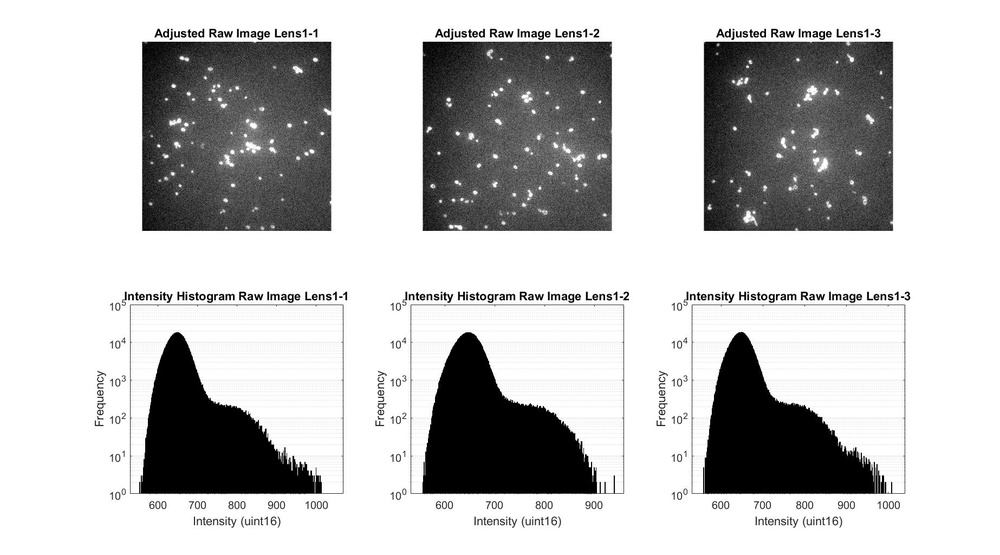
%> input picture Examples/George/ImageProcessing/Lens1-raw.jpg, 1000 x 555 px, shrunk from 1846 x 1024 before the run
$ octave --eval "test('Lens1-raw.jpg');"   (GNU Octave 9; MATLAB toolbox functions it lacks are replaced by stand-ins)
%> lines starting %> are read from the running program, lines starting %| are printed output that depends on the picture; in (x1, y1, x2, y2) boxes, pixels count from 0 and x2, y2 are one past the last pixel; in counts of white or black regions, pixels touching at a corner belong together; the program's own positions count from 1
function test(filename,rforgaussion,rforclosing)
%> called with filename = 'Lens1-raw.jpg'
warning('off');
if ischar(filename)
    sample=(imread(filename));
%> sample is the input picture: size 555x1000x3 uint8; min 0, max 255, mean 194.4
else
    sample=filename;
end
if (nargin<3)
    rforclosing=ceil(min(size(sample,1),size(sample,2))/1000);
%> rforclosing = 1
    if (nargin<2)
        rforgaussion=0;
    end
end

%sample=imcomplement(sample);
% initial saddle plot
if (size(sample,3)>1)
    gsample=rgb2gray(sample);
else
    gsample=sample;
end
if (rforgaussion)
    I=imgaussfilt(gsample,rforgaussion);
else
    I=gsample;
end
Ia=((I(3:end,2:end-1)+I(1:end-2,2:end-1))-(I(2:end-1,1:end-2)+I(2:end-1,3:end)))...
    +((I(2:end-1,1:end-2)+I(2:end-1,3:end))-(I(3:end,2:end-1)+I(1:end-2,2:end-1)));
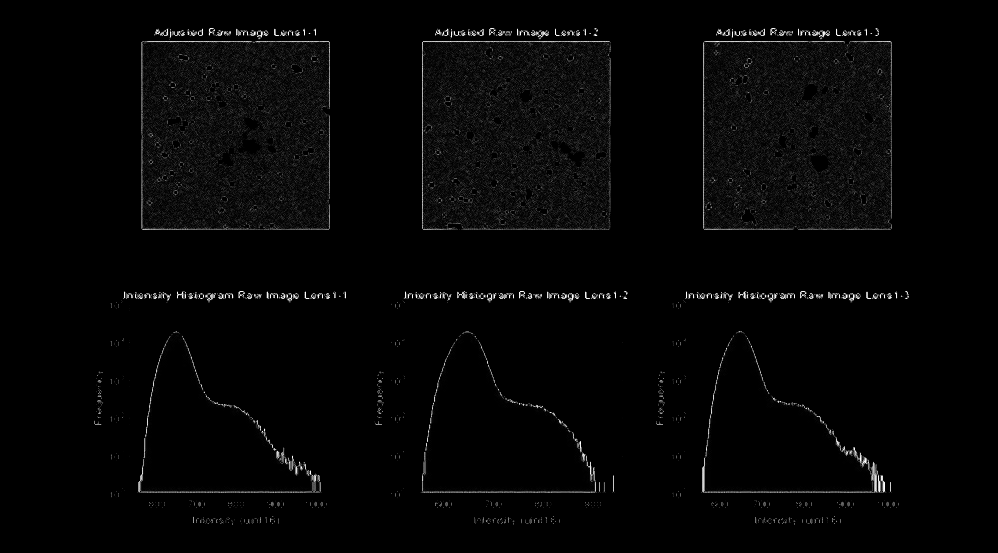
%> Ia: size 553x998 uint8; min 0, max 255, mean 5.4
Ib=(I(1:end-2,3:end)+I(3:end,1:end-2))-(I(3:end,3:end)+I(1:end-2,1:end-2))...
    +((I(2:end-1,1:end-2)+I(2:end-1,3:end))-(I(3:end,2:end-1)+I(1:end-2,2:end-1)));
Ito=double(Ia.^2+Ib.^2/4).^0.25;
Ito=Ito/max(Ito(:))*255;
figure, imshowpair(gsample,uint8(Ito),'montage');

% closed saddle plot
I([1,end],:,:)=[];
I(:,[1,end],:)=[];
%> I: size 553x998 uint8
Ito(~imbinarize(Ito,120))=0;
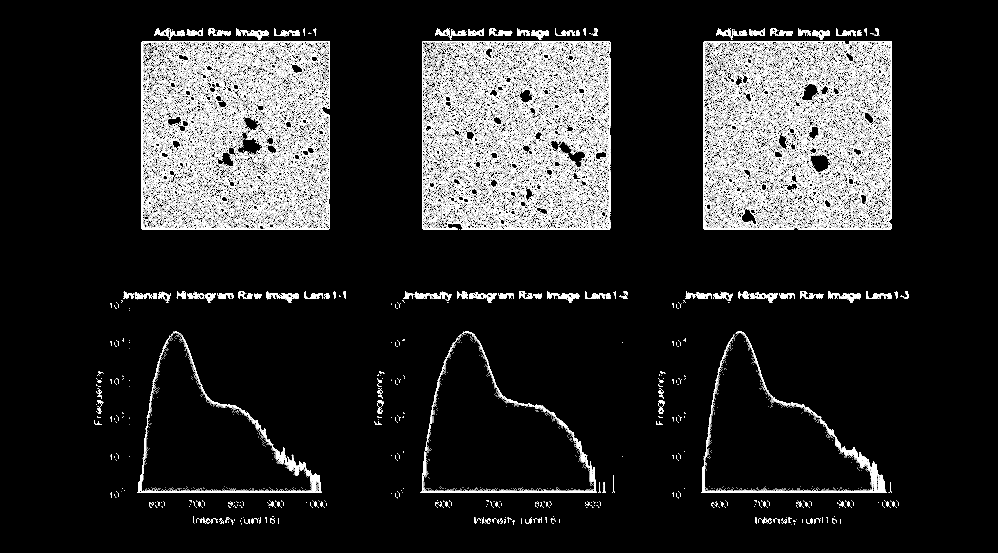
%> Ito: size 553x998 double; min 0, max 255, mean 44.9
Ito = imclearborder(imclose(Ito, strel('disk', rforclosing)),4);
IIto=uint8(double(I).*((255-Ito)/255));
figure, imshowpair(Ito,IIto,'montage');
%> after `imshowpair(Ito,IIto,'montage')`:
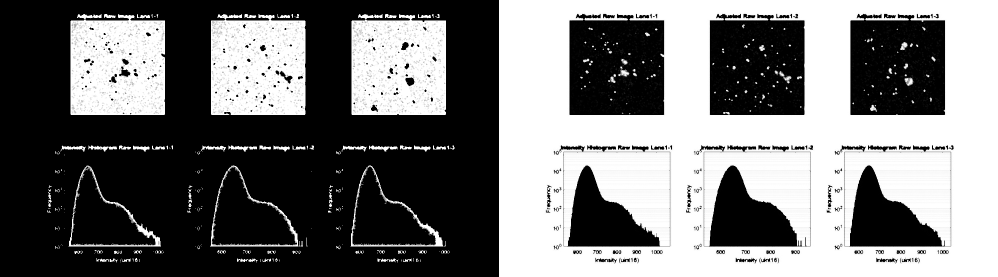
%> displayed picture: size 553x1996, on the screen's scale of 0 to 255 (shown at 1/2 size); min 0, max 255, mean 116.2

sample([1,end],:,:)=[];
%> sample: size 553x1000x3 uint8
sample(:,[1,end],:)=[];
%> sample: size 553x998x3 uint8
bsample=imgaussfilt(sample,sqrt(rforclosing));

fadesample=uint8(double(sample).*repmat(double(255-Ito)/255,1,1,size(sample,3)));
fadebsample=uint8(double(bsample).*repmat(double(255-Ito)/255,1,1,size(sample,3)));
figure, imshow([sample,fadesample,fadebsample]);
%> after `imshow([sample,fadesample,fadebsample])`:
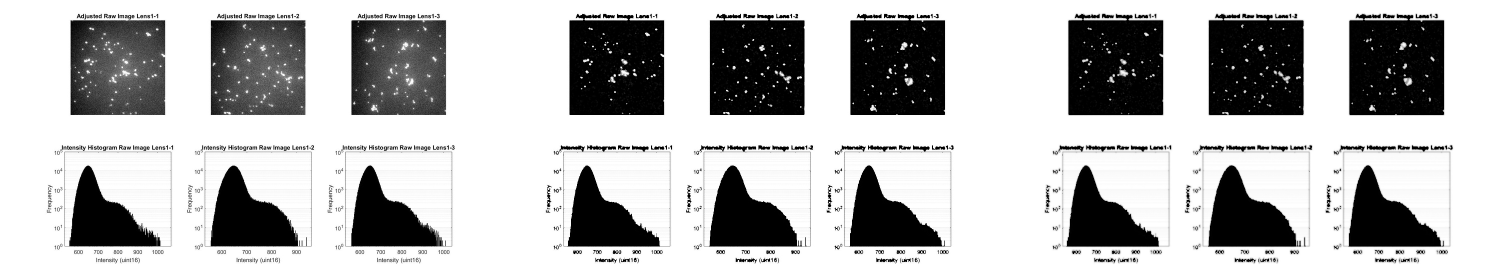
%> displayed picture: size 553x2994x3, on the screen's scale of 0 to 255 (shown at 1/2 size); min 0, max 255, mean 183.8

bIto=~imbinarize(Ito);
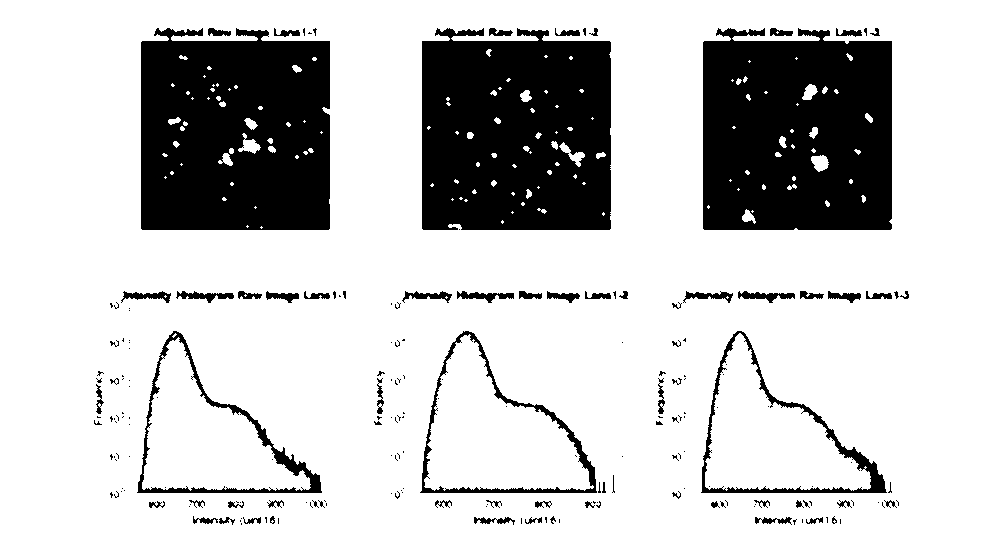
%> bIto: size 553x998 logical; 78.3% white; 205 black regions (137 under 20 px), largest, box (x1, y1, x2, y2) and area: (141, 28, 330, 230) 35129, (422, 28, 611, 230) 35084, (703, 28, 892, 230) 35073
bisample=sample;
bisample(repmat(bIto,1,1,size(sample,3)))=0;
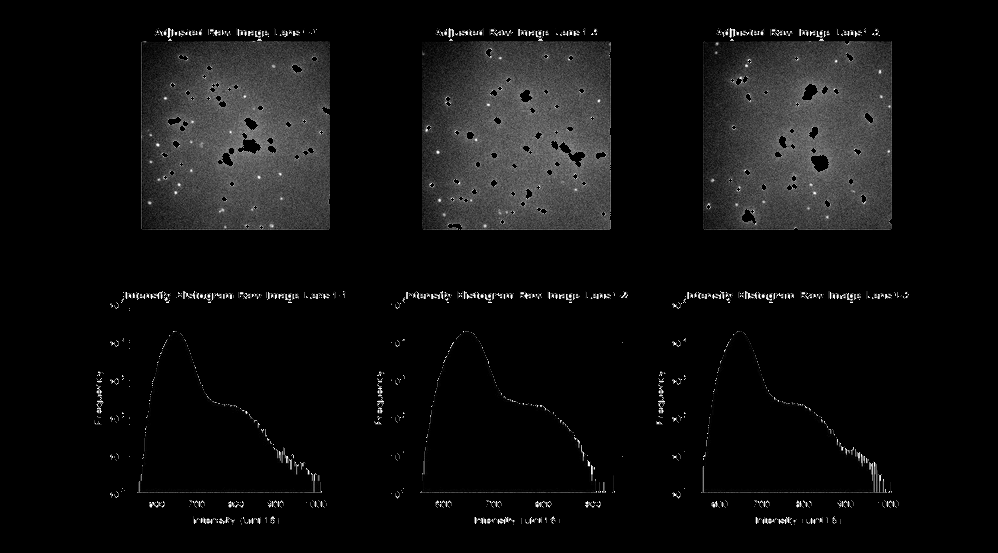
%> bisample: size 553x998x3 uint8; min 0, max 255, mean 15.4
bsample(repmat(bIto,1,1,size(sample,3)))=0;
bisample=imclearborder(bisample,4);
bsample=imclearborder(bsample,4);
figure, imshow([sample,bisample,bsample]);
%> after `imshow([sample,bisample,bsample])`:
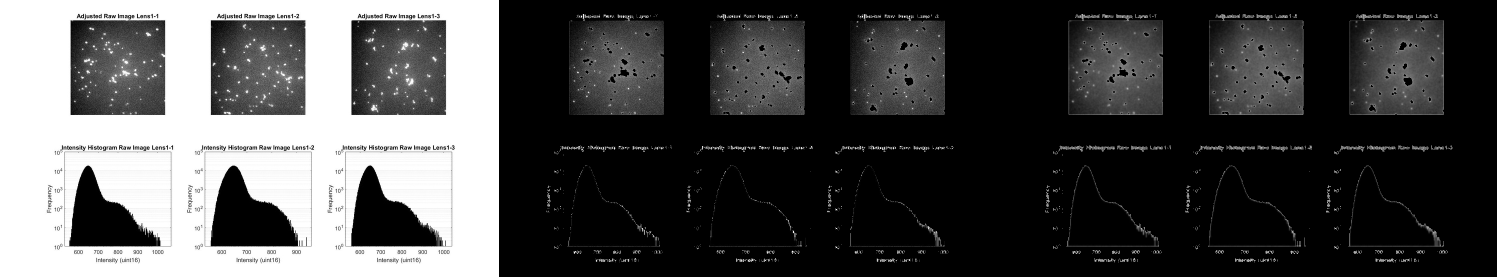
%> displayed picture: size 553x2994x3, on the screen's scale of 0 to 255 (shown at 1/2 size); min 0, max 255, mean 75.2
end

$ run again, on Examples/George/ImageProcessing/Segmentation.jpg
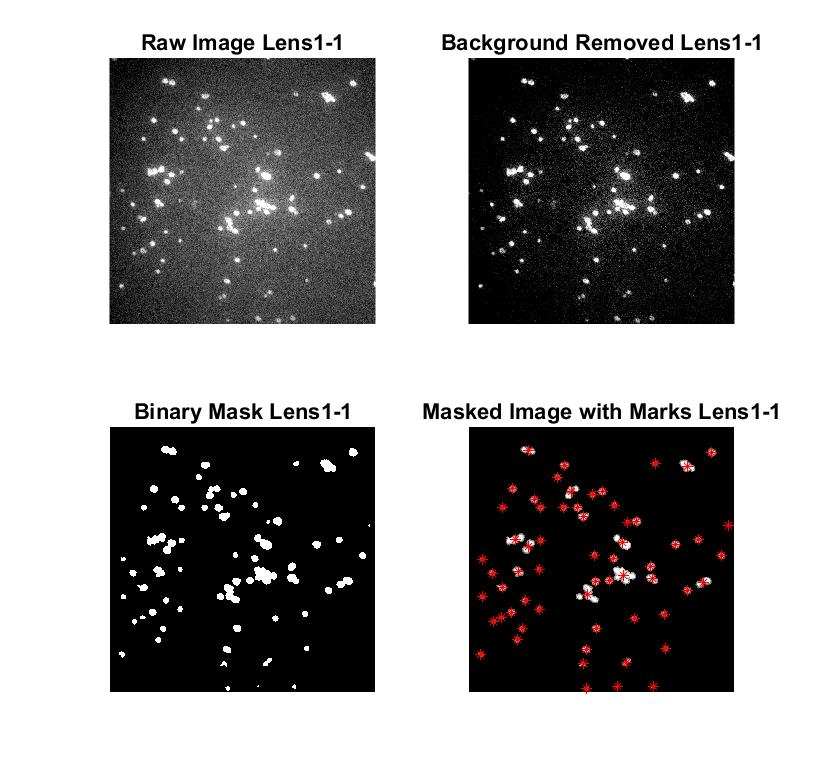
%> input picture Examples/George/ImageProcessing/Segmentation.jpg, 816 x 778 px
%> in test, sample is the input picture: size 778x816x3 uint8; mean R, G, B 152.1, 151.3, 151.3
%> in test, `bIto=~imbinarize(Ito);`:
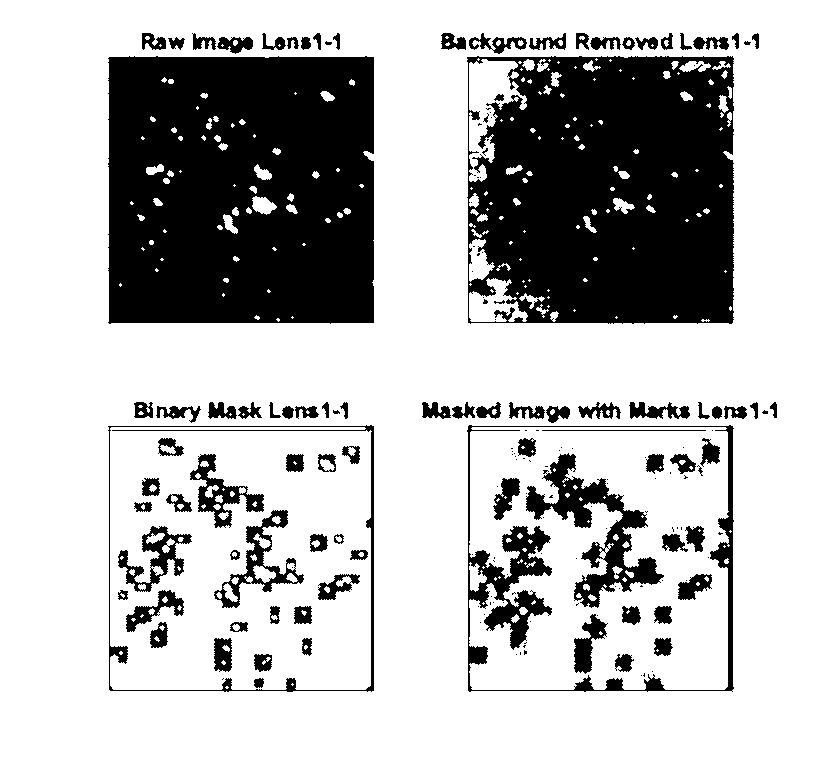
%> bIto: size 776x814 logical; 73% white; 179 black regions (86 under 20 px), largest, box (x1, y1, x2, y2) and area: (108, 56, 374, 324) 68372, (467, 56, 734, 324) 62016, (467, 425, 734, 692) 7789
%> in test, `imshow([sample,bisample,bsample])`:
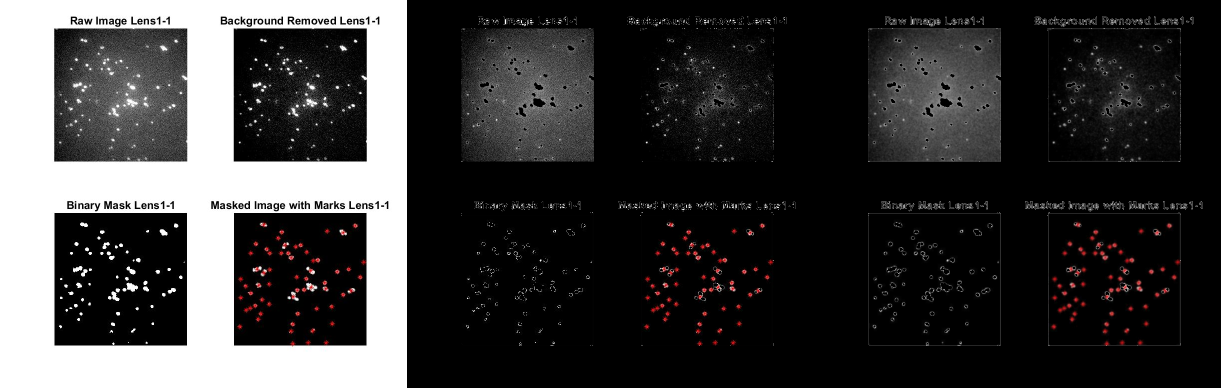
%> displayed picture: size 776x2442x3, on the screen's scale of 0 to 255 (shown at 1/2 size); mean R, G, B 58.7, 57.9, 57.9
